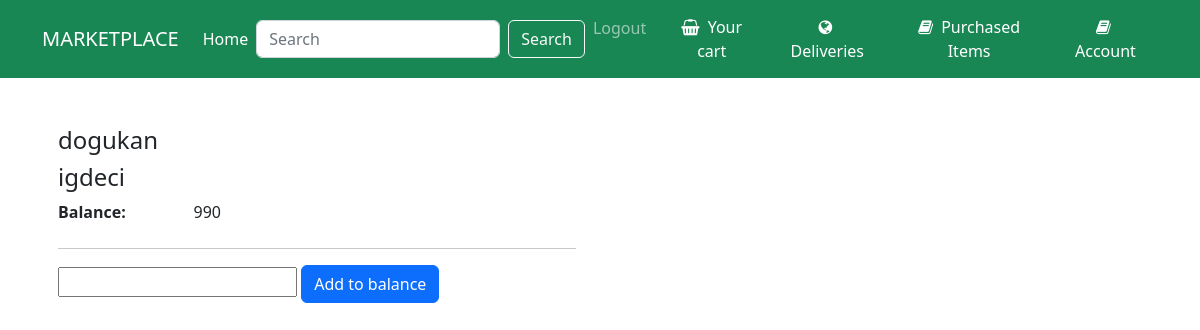
Page /account/ (signed in) on the committed database.
### Main/models.py (models this page shows, shortened)
class Account(models.Model):
    ID = models.IntegerField(primary_key=True,unique=True,default=0)
    user = models.ForeignKey(Users,related_name="account",on_delete=models.CASCADE)
    balance = models.IntegerField(default=0)
    class Meta:
        verbose_name_plural = "Accounts"

### Product/models.py (models this page shows, shortened)
class Users(AbstractBaseUser,PermissionsMixin):
    username_validator = UnicodeUsernameValidator()
    ID = models.AutoField(primary_key=True)
    email = models.EmailField(blank=True,default='')
    first_name = models.CharField(max_length=150,default='',blank=True)
    last_name = models.CharField(max_length=150,default='',blank=True)
    is_active = models.BooleanField(default=True,help_text=
            "Designates whether this user should be treated as active. "
            "Unselect this instead of deleting accounts."
    )
    is_superuser = models.BooleanField(default=False)
    is_staff = models.BooleanField(default=False,help_text="Designates whether the user can log into this admin site.")
    username = models.CharField(max_length=150,
        unique=True,
        help_text=(
            "Required. 150 characters or fewer. Letters, digits and @/./+/-/_ only."
        ),
        validators=[username_validator],
        error_messages={
            "unique": "A user with that username already exists.",
        }
    )
    tax_ID = models.IntegerField(default=0)
    home_address = models.TextField(blank=True,null=True)
    role = models.CharField(max_length=100,default='customer')
    date_joined = models.DateTimeField(default=timezone.now)
    last_login = models.DateTimeField(blank=True,null=True)
    objects = MyUserManager()
    REQUIRED_FIELDS = []
    USERNAME_FIELD = "username"
    class Meta:
        verbose_name = 'User'
        verbose_name_plural = 'Users'

### Main/views.py (the view)
# urls.py: path("account/",views.accounts,name = "account")
@login_required
def accounts(request):
    if request.method == "POST":
        entered_balance = int(request.POST.get("balance"))
        accounts= Account.objects.filter(user = request.user)
        account = accounts[0]
        account.balance += entered_balance
        account.save()
        return render(request,"account.html",{"accounts":accounts})
    else:
        accounts = Account.objects.filter(user = request.user)
        return render(request,"account.html",{"accounts":accounts})

### Main/templates/account.html (shortened to what this page needs)
{% extends 'base.html' %}
{% load static %}
{% block link %}
<link rel="stylesheet" type="text/css" href="{% static 'detail.css' %}">
{% endblock %}
{% block content %}
{% if request.user.is_authenticated %}
<section class="py-5">
    <div class="container">
        <div class="row gx-5">
            {% for account in accounts %}
            <main class="col-lg-6">
                <div class="ps-lg-3">
                    <h4 class="title text-dark">
                        {{account.user.first_name}}
                    </h4>
                    <h4 class="title text-dark">
                        {{account.user.last_name}}
                    </h4>
                    <div class="row">
                        <dt class="col-3">Balance:</dt>
                        <dd class="col-9">{{account.balance}}</dd>
                    </div>
                    <hr />
                    <form method="post" action="{% url 'account' %}">
                        <input name="balance" type="text">
                        <button class="btn btn-primary" type="submit">Add to balance</button>
                    </form>
                </div>
            </main>
            {% endfor %}
        </div>
    </div>
</section>
{% else %}
<h5 class="alert-heading col-lg-10"> You are not logged in.Please log in yo see your account</h5>
{% endif %}
{% endblock %}

### Product/static/detail.css (style rules this page uses)
body { background-color: #ffffff; }

### rows in the picture
Account: user.first_name "dogukan", user.last_name "igdeci", balance "990"
